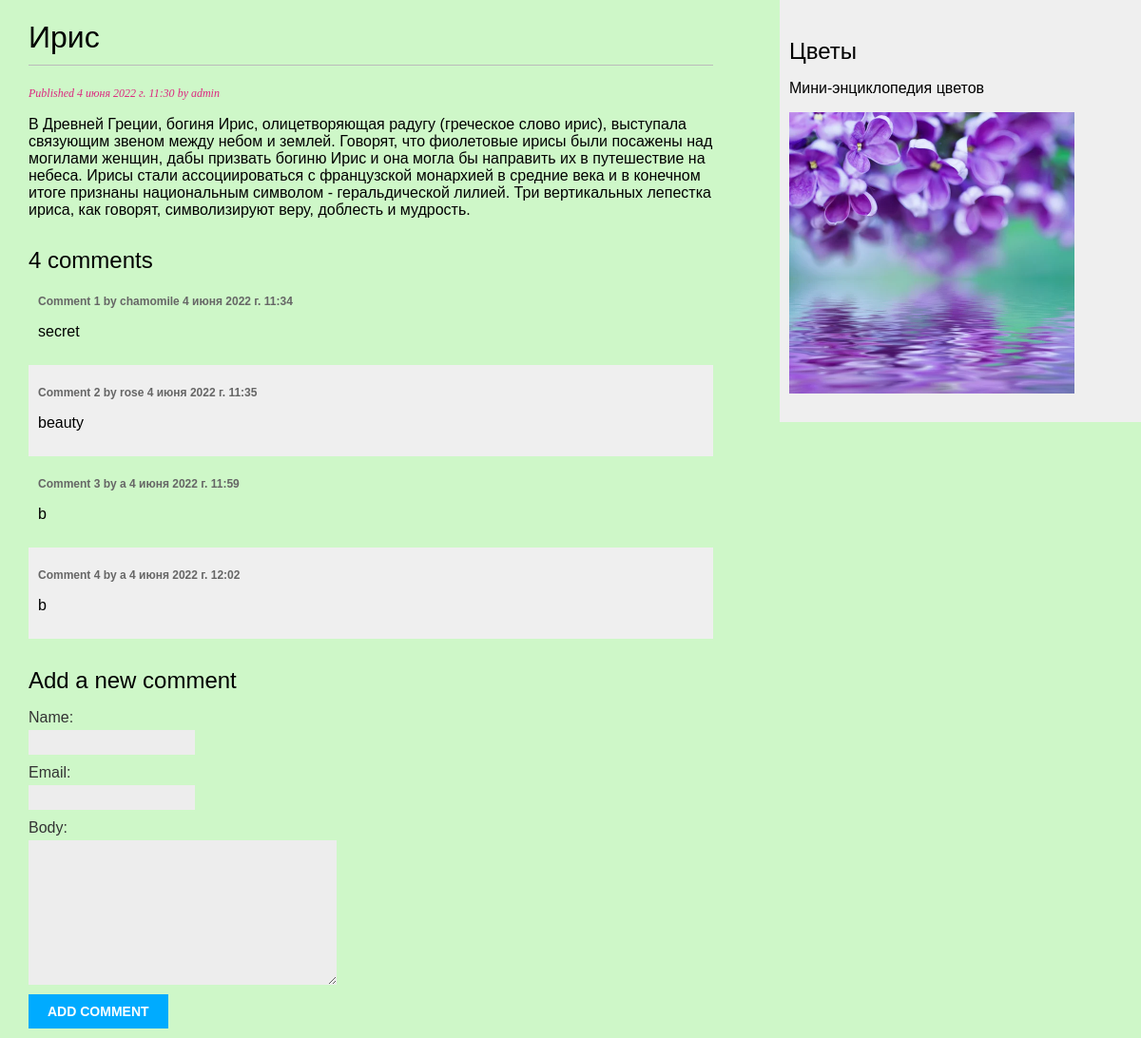
The app's page /blog/4/ with its own data.
### blog/models.py (models this page shows, shortened)
class Post(models.Model):
    class Status(models.TextChoices):
        DRAFT = 'DF', 'Draft'
        PUBLISHED = 'PB', 'Published'
    title = models.CharField(max_length=250)
    slug = models.SlugField(max_length=250)
    author = models.ForeignKey(User,
                               on_delete=models.CASCADE,
                               related_name='blog_posts')
    body = models.TextField()
    publish = models.DateTimeField(default=timezone.now)
    created = models.DateTimeField(auto_now_add=True)
    updated = models.DateTimeField(auto_now=True)
    status = models.CharField(max_length=2,
                              choices=Status.choices,
                              default=Status.DRAFT)
    objects = models.Manager() # The default manager.
    published = PublishedManager() # Our custom manager.
    class Meta:
        ordering = ['-publish']
        indexes = [
            models.Index(fields=['-publish']),
        ]

class Comment(models.Model):
     post = models.ForeignKey(Post, on_delete=models.CASCADE, related_name='comments')
     name = models.CharField(max_length=80)
     email = models.EmailField()
     body = models.TextField()
     created = models.DateTimeField(auto_now_add=True)
     updated = models.DateTimeField(auto_now=True)
     active = models.BooleanField(default=True)
     class Meta:
         ordering = ['created']
         indexes = [
         models.Index(fields=['created']),
         ]

### blog/views.py (the view)
# urls.py: path('<int:id>/', views.post_detail, name='post_detail'),
def post_detail(request, id):
     post = get_object_or_404(Post, id=id, status=Post.Status.PUBLISHED)
     comments = post.comments.filter(active=True)
     form = CommentForm()
     return render(request, 'blog/post/detail.html', {'post': post, 'comments': comments,
    'form': form})

### blog/forms.py
class CommentForm(forms.ModelForm):
    class Meta:
        model = Comment
        fields = ['name', 'email', 'body']

### blog/templates/blog/post/detail.html (shortened to what this page needs)
{% extends "blog/base.html" %}
{% block content %}
  <h1>{{ post.title }}</h1>
  <p class="date">
    Published {{ post.publish }} by {{ post.author }}
  </p>
  {{ post.body|linebreaks }}
{% with comments.count as total_comments %}
	<h2>{{ total_comments }} comment{{ total_comments|pluralize }}</h2>
{% endwith %}
{% for comment in comments %}
	<div class="comment">
		<p class="info">
			Comment {{ forloop.counter }} by {{ comment.name }}
			{{ comment.created }}
		</p>
		{{ comment.body|linebreaks }}
	</div>
{% empty %}
	<p>There are no comments yet.</p>
{% endfor %}
<h2>Add a new comment</h2>
	<form action="{% url "blog:post_comment" post.id %}" method="post">
		{{ form.as_p }}
	<p><input type="submit" value="Add comment"></p>
	</form>
{% endblock %}

### blog/static/css/blog.css (style rules this page uses)
body { margin:0; padding:0; font-family:helvetica, sans-serif; background-color:#6ce85954 }
h1 { font-weight:normal; border-bottom:1px solid #bbb; padding:0 0 10px 0; }
h2 { font-weight:normal; margin:30px 0 0; }
p.date { color:#dc287f; font-family: georgia, serif; font-size: 12px; font-style: italic; }
label { float:left; clear:both; color:#333; margin-bottom:4px; }
input, textarea { clear:both; float:left; margin:0 0 10px; background:#ededed; border:0; padding:6px 10px; font-size:12px; }
input[type=submit] { font-weight:bold; background:#00abff; color:#fff; padding:10px 20px; font-size:14px; text-transform:uppercase; }
.comment { padding:10px; }
.comment:nth-child(even) { background:#efefef; }
.comment .info { font-weight:bold; font-size:12px; color:#666; }

### records on screen
Post: title "Ирис", publish "4 июня 2022 г. 11:30", author "admin", body "В Древней Греции, богиня Ирис, олицетворяющая радугу (греческое слово ирис), выступала связующим звеном между небом и землей. Говорят, что фиолетовые ирисы были посажены над могилами женщин, дабы призвать богиню Ирис и она могла бы направить их в путешествие на небеса. Ирисы стали ассоциироваться с французской монархией в средние века и в конечном итоге признаны национальным символом - геральдической лилией. Три вертикальных лепестка ириса, как говорят, символизируют веру, доблесть и мудрость."
Comment: name "chamomile", created "4 июня 2022 г. 11:34", body "secret"
Comment: name "rose", created "4 июня 2022 г. 11:35", body "beauty"
Comment: name "a", created "4 июня 2022 г. 11:59", body "b"
Comment: name "a", created "4 июня 2022 г. 12:02", body "b"

### other values on screen
{{ total_comments }} "4"
